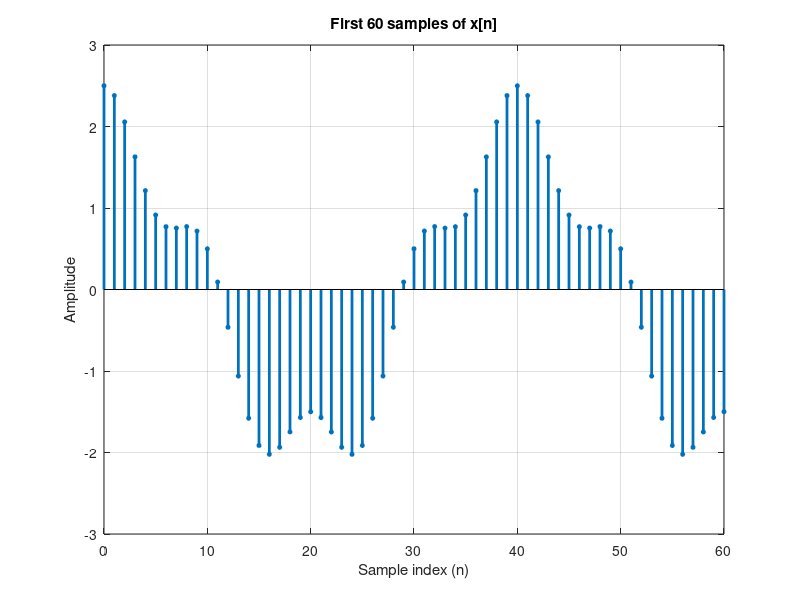
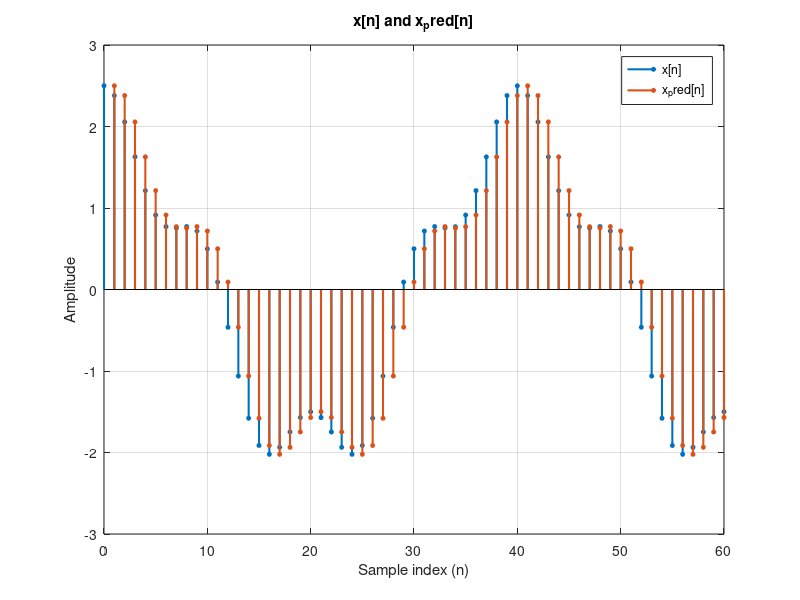
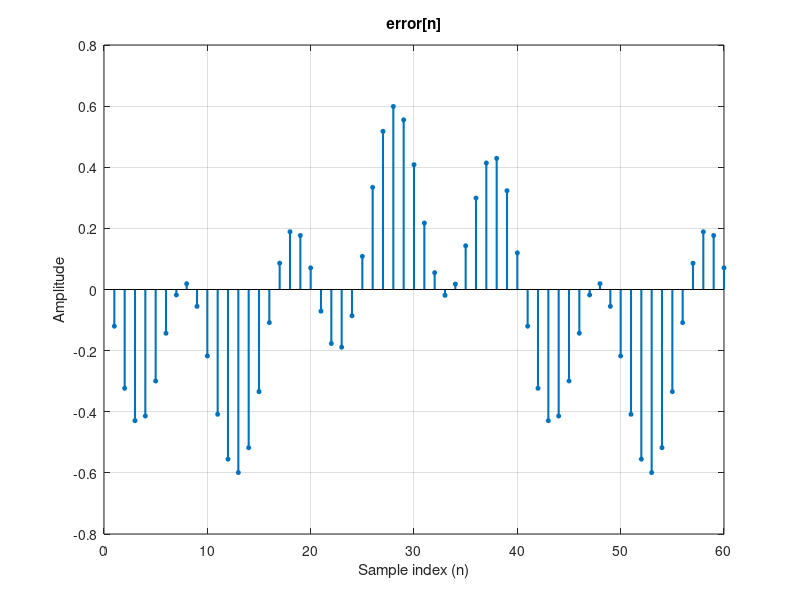

MATLAB code to generate these figures, in order:
clear;
clc;
close all;

n = 0:199;

x = 2*cos(0.05*pi*n) + 0.5*cos(0.2*pi*n);

%========= D1 =============

figure;
stem(n(1:61), x(1:61), "filled", "MarkerSize", 3, "LineWidth", 2);
title("First 60 samples of x[n]");
xlabel("Sample index (n)");
ylabel("Amplitude");
grid on;

%========= D2 =============

x_pred = [NaN, x(1:end - 1)];  
% we set the first prediction blank (NaN) because x[-1] is undefined

figure;
stem(n(1:61), x(1:61), "filled", "LineWidth", 1.5, "MarkerSize",3);
hold on
stem(n(1:61), x_pred(1:61), "filled", "LineWidth", 1.5, "MarkerSize",3);

title("x[n] and x_pred[n]")
xlabel("Sample index (n)");
ylabel("Amplitude");
legend("x[n]", "x_pred[n]")
grid on;



% error generation 
e = x - x_pred;

figure;
stem(n(1:61), e(1:61), "filled", "MarkerSize", 3, "LineWidth", 1.5);
title("error[n]");
xlabel("Sample index (n)");
ylabel("Amplitude");
grid on;


%========= D3 =============

N = length(x);

Px = (1/N) * sum(abs(x).^2);
Pe = (1/(N - 1)) * sum(abs(e(2:end)).^2);

Gp = Px/Pe;

Gp_db = 10 * log10(Gp);


%print the results


fprintf("Px = %f\n", Px);
fprintf("Pe = %f\n", Pe);
fprintf("Gp = %f\n", Gp);
fprintf("Gp(db) = %f\n", Gp_db);
